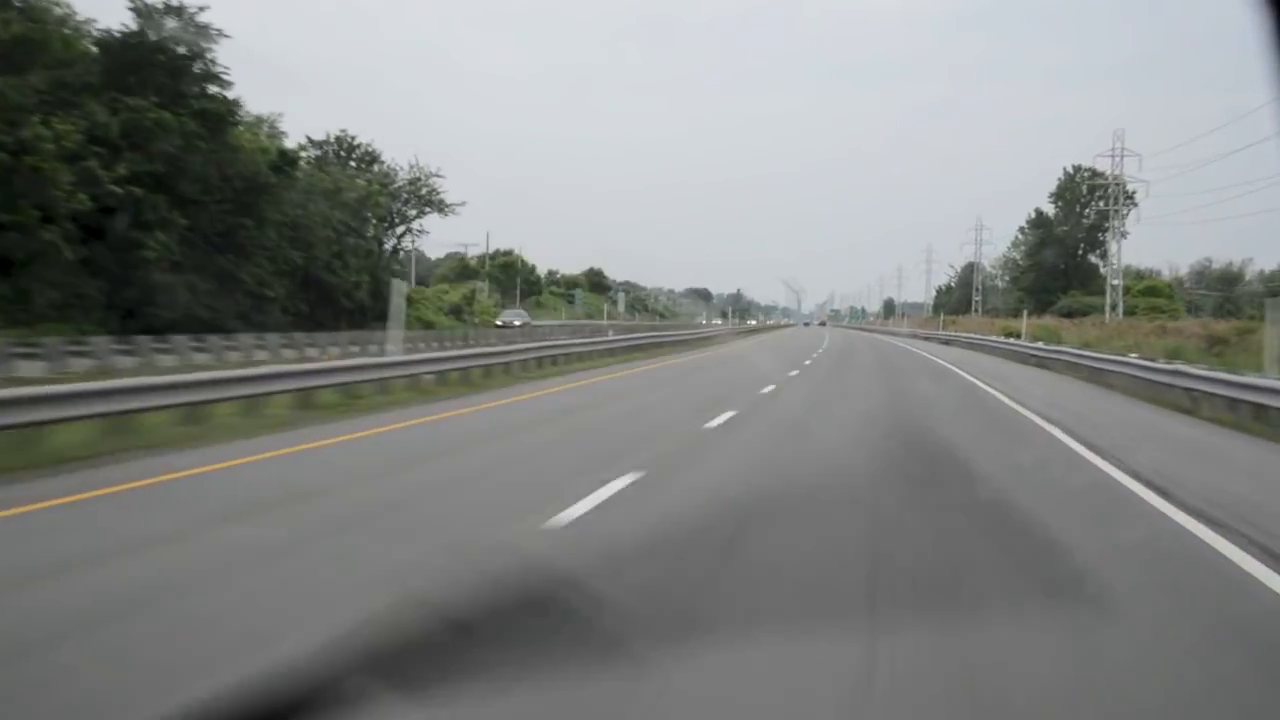
#> input picture frame 57 of cars2.mp4, 1280 x 720 px, given in place of c2.mp4, which was not available
$ python challenge_lanes.py
#> lines starting #> are read from the running program, lines starting #| are printed output that depends on the picture; after the words box and inside, x2 and y2 are one past the last pixel; in counts of white or black regions, pixels touching at a corner belong together; pictures that were not available may be replaced by others from this repository, and a replacement may not be noted
#> further down, frame is the input picture: shape (720, 1280, 3); mean B, G, R 129.9, 131.7, 128.9
#| frame shape = (720, 1280, 3)
import numpy as np
import cv2
import matplotlib.pyplot as plt
from numpy.lib.function_base import average


cap = cv2.VideoCapture('../c2.mp4')

## defining the left and right line
def make_coordinates( video, line_parameters):
    slope, intercept = line_parameters
    y1 = video.shape[0]
    y2 = int(y1* (0.5))
    x1 = ((y1 - intercept) / slope)
    x2 = ((y2 - intercept) / slope)
    return np.array([x1,y1,x2,y2])


## calc the left lane and the right lane
def average_slope_intercept(video, lines):

    ### holder for all lines found with negative slope
    left_fit=[]

    ### holder for all found with positive slope
    right_fit=[]

    ## Loop through all lines to decide negative or positive slope
    print(f"LENGTH OF LINES {len(lines)}")
    for line in lines:


        # start and end codinates of a line
        p = line.reshape(4)
        x1,y1,x2,y2 = line.reshape(4) # (removes uneeded dimenison from (1,4) to (4,)
        print(x1,y1,x2,y2)
        x1 = int(x1)
        y1 = int(y1)
        x2 = int(x2)
        y2 = int(y2)


        # polyfit calculates the slope of the line
        parameters = np.polyfit((x1, x2), (y1, y2), 1)
        slope = parameters[0]
        intercept = parameters[1]
        if slope < 0:
            left_fit.append((slope, intercept))
        else:
            right_fit.append((slope, intercept))

    print(len(left_fit))
    print(len(right_fit))
    left_fit_average = np.average(left_fit, axis = 0)
    right_fit_average = np.average( right_fit, axis= 0)
    print(f"{left_fit_average}/ {right_fit_average}")

    if len(left_fit) == 0 or len(right_fit) == 0:
        return "fuck"
    else:
        left_line = make_coordinates(video, left_fit_average)
        right_line = make_coordinates(video, right_fit_average)


        return np.array([left_line, right_line])

## preprossecing the video, grayscaling, blur and canny
def Canny(video):
    gray = cv2.cvtColor(video, cv2.COLOR_RGB2GRAY)
    blur = cv2.GaussianBlur(gray, (5,5), 0)
    canny = cv2.Canny(blur, 50, 150)
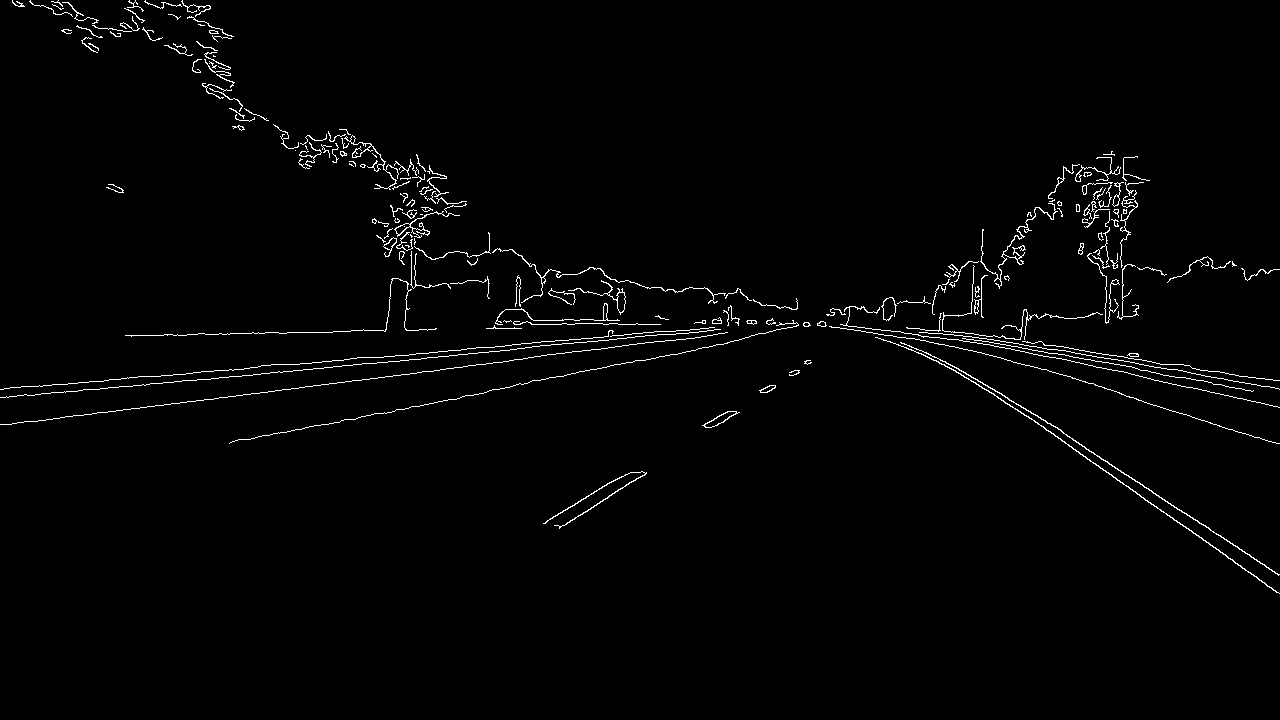
#> canny: shape (720, 1280); 1.6% white in thin lines or dots, all inside (x1, y1, x2, y2) = (0, 0, 1280, 594)
    return canny

## Definining the left and right lane/line and draw them
def display_lines(video, lines):
    line_video = np.zeros_like(video)
    left_line = lines[0]
    right_line = lines[1]
    lx1, ly1, lx2, ly2 = left_line
    rx1, ry1, rx2, ry2 = right_line
    poly = np.array([[
                    (int(lx1), int(ly1)),
                    (int(rx1), int(ry1)),
                    (int(rx2), int(ry2)),
                    (int(lx2), int(ly2)),
    ]])
    print(poly)
    cv2.fillPoly(line_video, poly, (255,0,255))
    cv2.line(line_video, (min(int(rx1),1280), min(int(ry1),720)), (min(int(rx2),1280), min(int(ry2), 720)), (255,0,0), 10)
    cv2.line(line_video, (min(int(lx1),1280), min(int(ly1),720)), (min(int(lx2),1280), min(int(ly2),720)), (255,0,0), 10)
    return line_video

## Defining the drivers lane
def region_of_interest(video):
    height = video.shape[0]
#> height = 720
    polygons = np.array([
        [(595,450),
        (757,431),
        (1126, 636),
        (117, 655),]])
    mask = np.zeros_like(video)
    cv2.fillPoly(mask, polygons, (255,255,255))
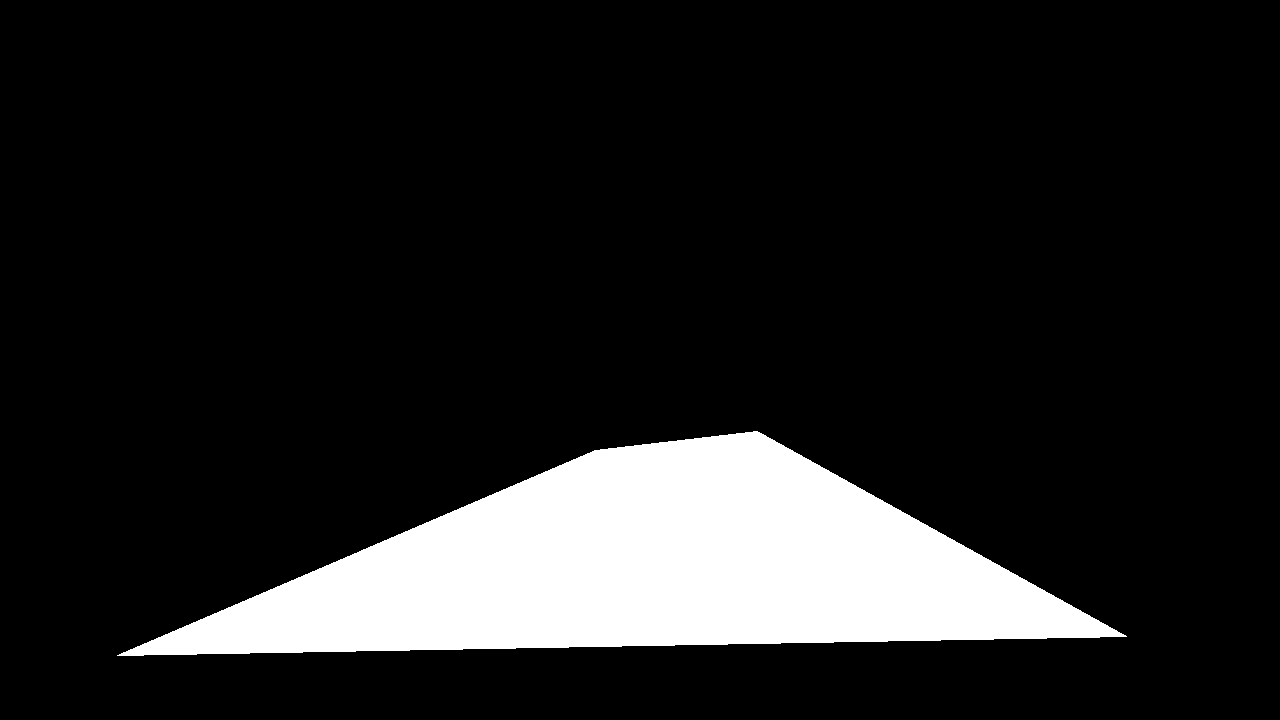
#> mask: shape (720, 1280); 13% white; 1 white region, box (x1, y1, x2, y2) and area: (117, 431, 1127, 656) 120001
    masked_video = cv2.bitwise_and(video, mask)
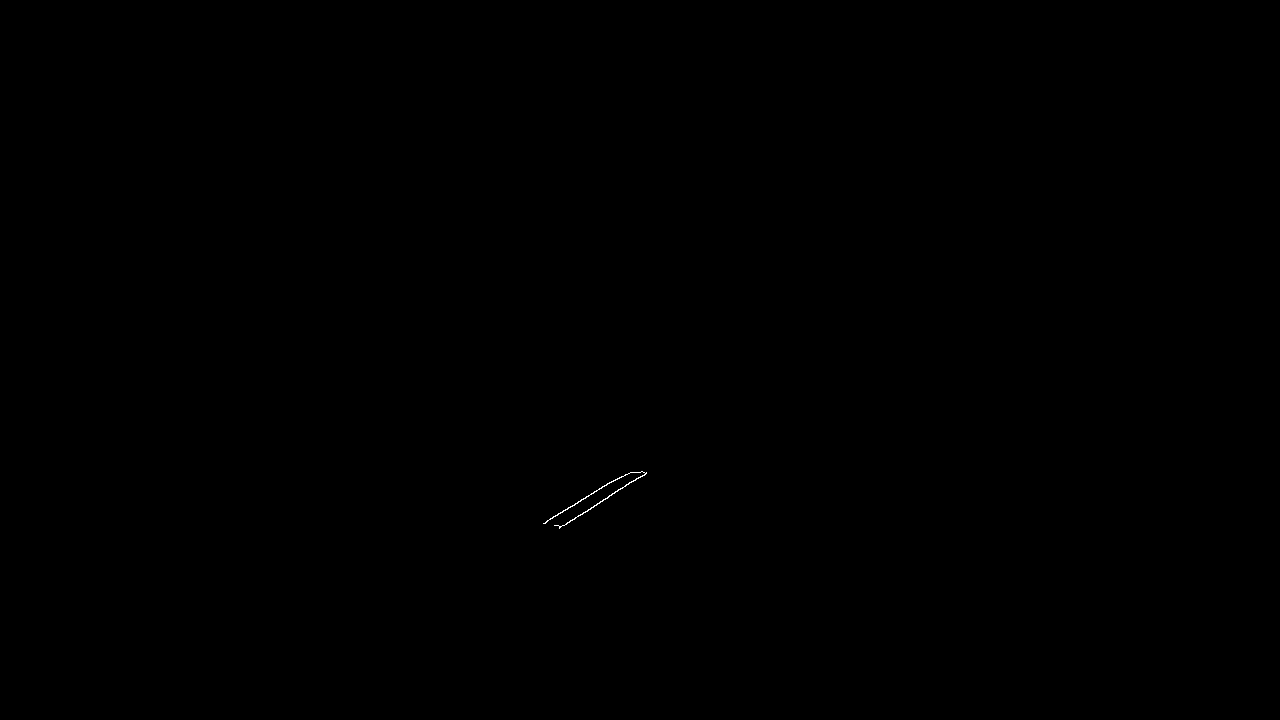
#> masked_video: shape (720, 1280); 0.03% white in thin lines or dots, all inside (x1, y1, x2, y2) = (543, 471, 647, 529)
    return masked_video


## Showing the Video
while cap.isOpened():
    ret, frame = cap.read()
    print(f"frame shape = {frame.shape}")
    canny_image = Canny(frame)

    cropped_video = region_of_interest(canny_image)
    cv2.imshow('region', cropped_video)
    lines = cv2.HoughLinesP(cropped_video, 2, np.pi/180, 100, np.array([]), minLineLength=40, maxLineGap= 5)
#> lines = [[547, 520, 619, 477], [566, 524, 646, 472]]
    averaged_lines = average_slope_intercept(frame, lines)
#| LENGTH OF LINES 2
#> the loop in average_slope_intercept, `for line in lines:` made 2 passes
#> (x1, y1, x2, y2, slope, intercept) on passes 1 to 2: (547, 520, 619, 477, -0.597, 846.7), (566, 524, 646, 472, -0.65, 891.9)
#| 547 520 619 477
#| 566 524 646 472
#> after the loop in average_slope_intercept, `for line in lines:`: left_fit = [(-0.597, 846.7), (-0.65, 891.9)]; right_fit = []
#| 2
#| 0
#> in average_slope_intercept, `left_fit_average = np.average(left_fit, axis = 0)`: left_fit_average = [-0.624, 869.3]
#> in average_slope_intercept, `right_fit_average = np.average( right_fit, axis= 0)`: right_fit_average = nan
#| [-6.23611111e-01  8.69290278e+02]/ nan
#> averaged_lines = 'fuck'
    if averaged_lines == "fuck":
        continue
    else:
        line_video = display_lines(frame, averaged_lines)
        combo_video = cv2.addWeighted(frame, 0.8, line_video, 1, 1)

    cv2.imshow('lanes', combo_video)
    cv2.imshow('lines', line_video)

    cv2.imshow('canny', canny_image)
    cv2.imshow('original', frame)
    if cv2.waitKey(30) & 0xFF == ord('q')or 0xFF == ord('Q'):
        break

cap.release()
cv2.destroyAllWindows()

$ run again, starting later in the video
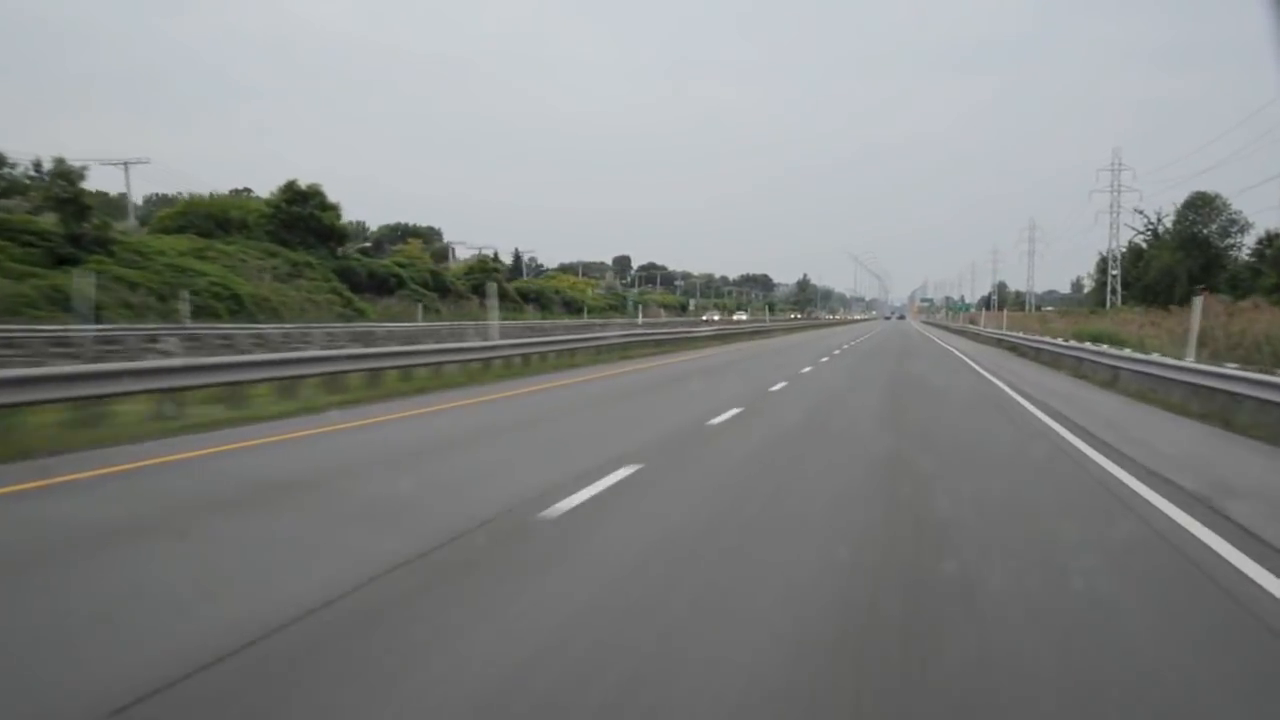
#> input picture frame 256 of cars2.mp4, 1280 x 720 px, given in place of c2.mp4, which was not available
#> frame is the input picture: shape (720, 1280, 3); mean B, G, R 130.7, 132.2, 129.7
#| frame shape = (720, 1280, 3)
#> in Canny, `canny = cv2.Canny(blur, 50, 150)`:
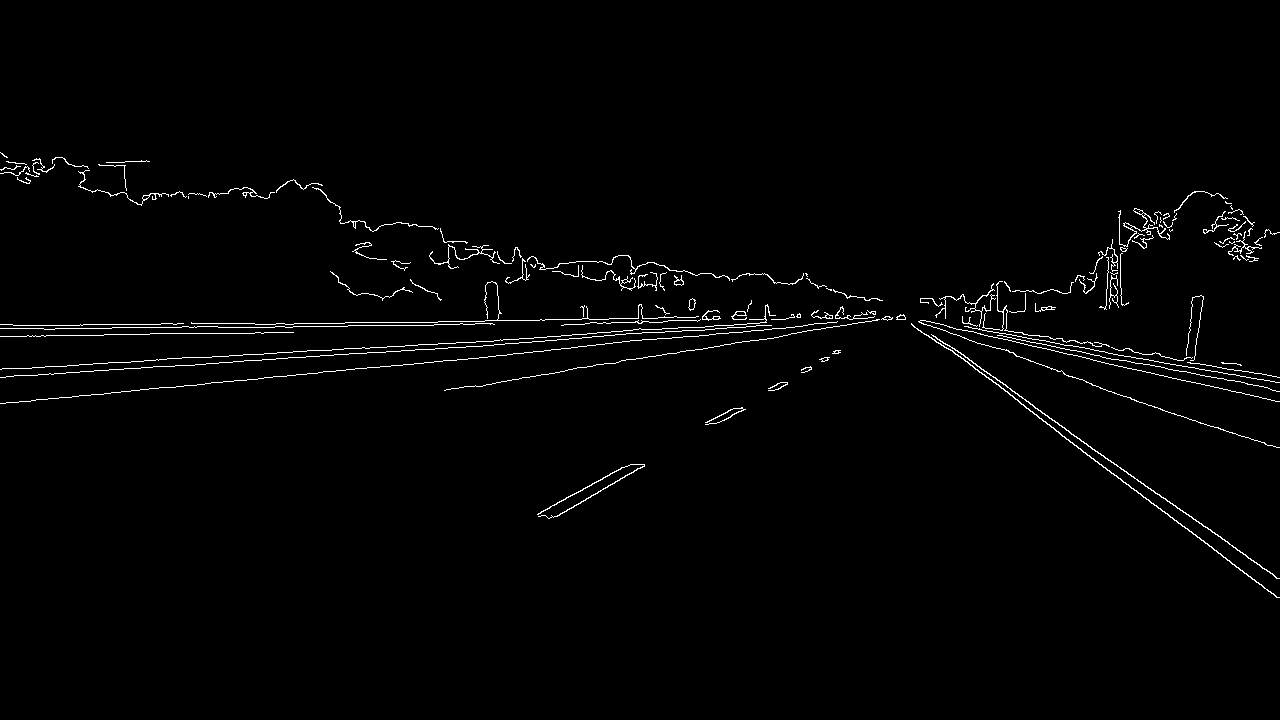
#> canny: shape (720, 1280); 1.4% white in thin lines or dots, all inside (x1, y1, x2, y2) = (0, 152, 1280, 598)
#> mask: shape (720, 1280); 13% white; 1 white region, box (x1, y1, x2, y2) and area: (117, 431, 1127, 656) 120001
#> masked_video: shape (720, 1280); 0.03% white in thin lines or dots, all inside (x1, y1, x2, y2) = (537, 464, 645, 519)
#> lines = [[537, 514, 622, 467], [556, 516, 644, 464]]
#| LENGTH OF LINES 2
#> the loop in average_slope_intercept, `for line in lines:` made 2 passes
#> (x1, y1, x2, y2, slope, intercept) on passes 1 to 2: (537, 514, 622, 467, -0.553, 810.9), (556, 516, 644, 464, -0.591, 844.5)
#> (printed output is left out)
#> after the loop in average_slope_intercept, `for line in lines:`: left_fit = [(-0.553, 810.9), (-0.591, 844.5)]; right_fit = []
#| 2
#| 0
#> left_fit_average = [-0.572, 827.7]
#> right_fit_average = nan
#| [-5.71925134e-01  8.27737433e+02]/ nan
#> averaged_lines = 'fuck'

$ run again, starting later in the video
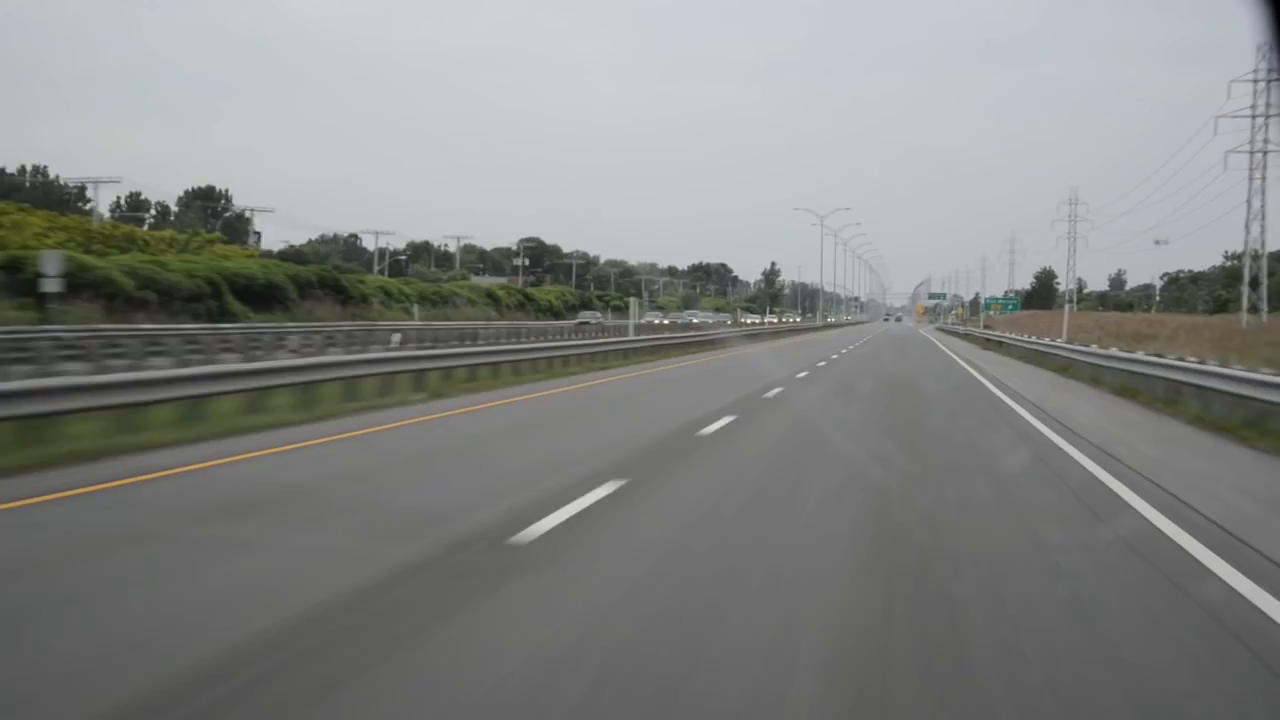
#> input picture frame 456 of cars2.mp4, 1280 x 720 px, given in place of c2.mp4, which was not available
#> frame is the input picture: shape (720, 1280, 3); mean B, G, R 131.6, 133.2, 131
#| frame shape = (720, 1280, 3)
#> in Canny, `canny = cv2.Canny(blur, 50, 150)`:
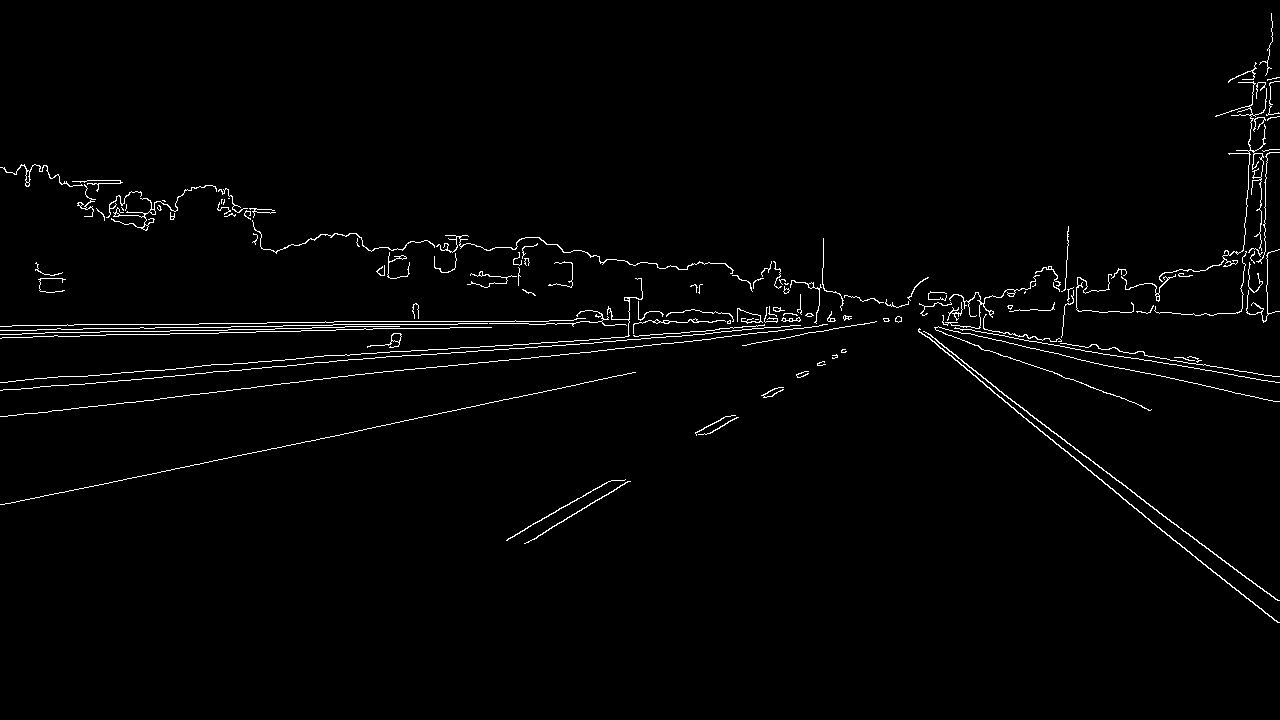
#> canny: shape (720, 1280); 1.7% white in thin lines or dots, all inside (x1, y1, x2, y2) = (0, 13, 1280, 623)
#> mask: shape (720, 1280); 13% white; 1 white region, box (x1, y1, x2, y2) and area: (117, 431, 1127, 656) 120001
#> masked_video: shape (720, 1280); 0.04% white in thin lines or dots, all inside (x1, y1, x2, y2) = (506, 479, 631, 544)
#> lines = [[527, 542, 630, 481], [506, 540, 608, 481]]
#| LENGTH OF LINES 2
#> the loop in average_slope_intercept, `for line in lines:` made 2 passes
#> (x1, y1, x2, y2, slope, intercept) on passes 1 to 2: (527, 542, 630, 481, -0.592, 854.1), (506, 540, 608, 481, -0.578, 832.7)
#> (printed output is left out)
#> after the loop in average_slope_intercept, `for line in lines:`: left_fit = [(-0.592, 854.1), (-0.578, 832.7)]; right_fit = []
#| 2
#| 0
#> left_fit_average = [-0.585, 843.4]
#> right_fit_average = nan
#| [-5.85332191e-01  8.43396535e+02]/ nan
#> averaged_lines = 'fuck'
